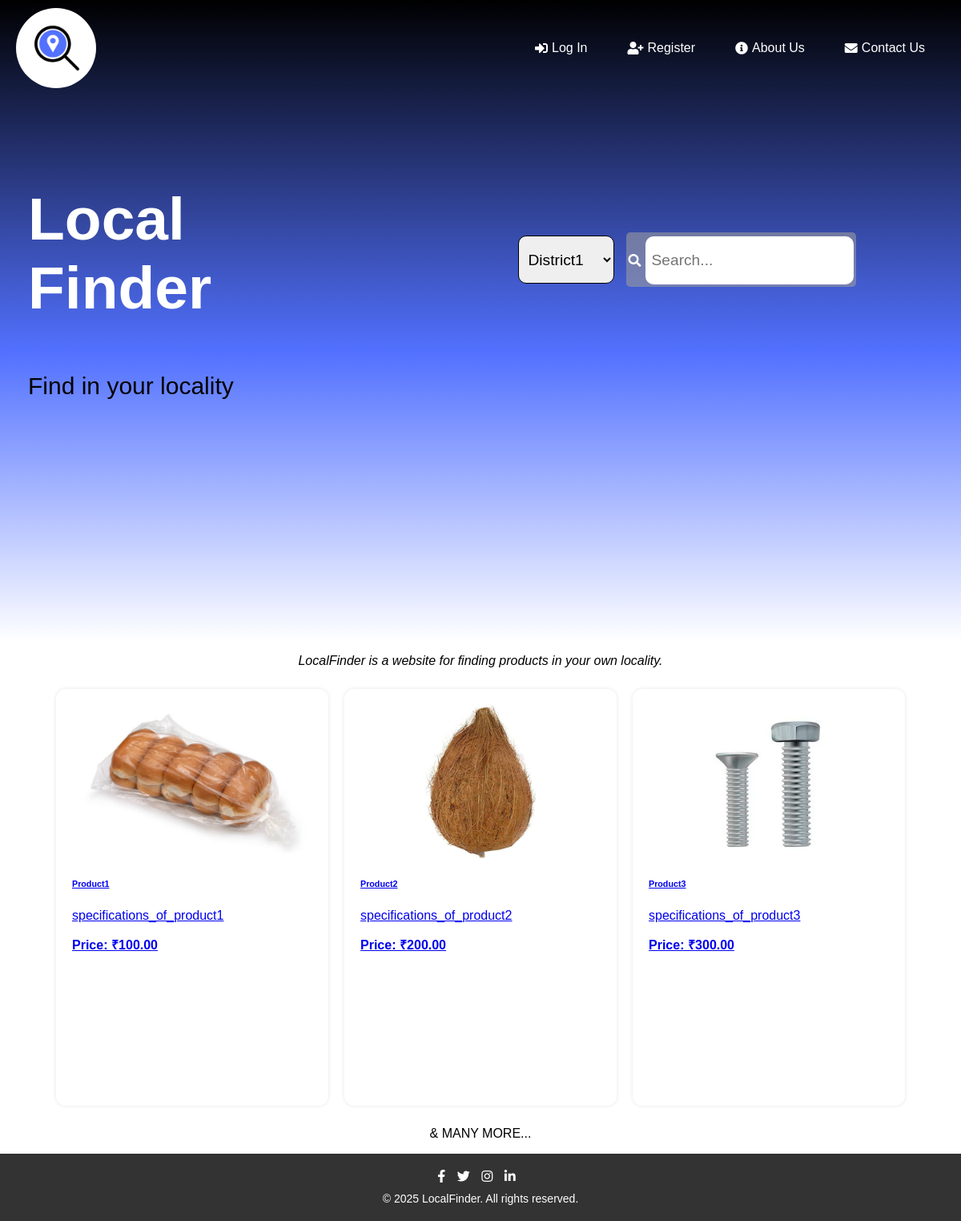
The page /CurrentVersion/index.php on the database its author committed.
### tables this page shows
CREATE TABLE `product` (
  `Pid` varchar(255) NOT NULL,
  `Pname` varchar(255) NOT NULL,
  `specifications` varchar(255) DEFAULT NULL,
  `Price` decimal(8,2) DEFAULT NULL,
  `images` text NOT NULL
);

### CurrentVersion/index.php (the view, shortened to what this page needs)
<?php
require_once "pdo.php";
try {
    $stmt = $pdo->prepare('SELECT * FROM product LIMIT 3');
    $stmt->execute();
    $results = $stmt->fetchAll(PDO::FETCH_ASSOC);
} catch (PDOException $e) {
    error_log("Database error: " . $e->getMessage());
    $results = [];
}
?>
<!DOCTYPE html>
<html lang="en">
<head>
    <link rel="stylesheet" href="styles/style1.css" />
    <link rel="stylesheet" href="https://cdnjs.cloudflare.com/ajax/libs/font-awesome/5.15.3/css/all.min.css" />
</head>
<body>
    <section id="first_page">
        <header>
            <div id="logo_1"></div>
            <nav>
                <div class="before_login"><a href="login.php"><i class="fas fa-sign-in-alt"></i> Log In</a></div>
                <div class="before_login"><a href="user_reg.php"><i class="fas fa-user-plus"></i> Register</a></div>
                <div><a href="about.php"><i class="fas fa-info-circle"></i> About Us</a></div>
                <div><a href="contact.php"><i class="fas fa-envelope"></i> Contact Us</a></div>
            </nav>
        </header>
        <div id="container">
            <div id="brand_name">
                <h1>Local<br>Finder</h1>
                <p>Find in your locality</p>
            </div>
            <div id="Left">
                <select name="locate" id="locate">
                    <?php
                    try {
                        $stmt = $pdo->query("SELECT DISTINCT District FROM shop");
                        while ($row = $stmt->fetch(PDO::FETCH_ASSOC)) {
                            $city = htmlspecialchars($row['District']);
                            echo "<option value=\"$city\">$city</option>";
                        }
                    } catch (PDOException $e) {
                        echo "<option disabled>Error loading cities</option>";
                        error_log("City fetch error: " . $e->getMessage());
                    }
                    ?>
                </select>
                <div id="search_box">
                    <i class="fas fa-search"></i>
                    <input type="text" id="search" placeholder="Search..." />
                </div>
            </div>
        </div>
    </section>
    <section class="brief">
        <p align="center"><em>LocalFinder is a website for finding products in your own locality.</em></p>
    </section>
    <section class="main-content">
        <section class="recommendations">
            <?php if ($results): ?>
                <?php foreach ($results as $result): ?>
                    <a href="product1.php?pid=<?= htmlspecialchars($result['Pid']) ?>">
                        <div class="product">
                            <img class="pic" src="<?= htmlspecialchars($result['images']) ?>" alt="<?= htmlspecialchars($result['Pname']) ?>">
                            <div class="description">
                                <h6><?= htmlspecialchars($result['Pname']) ?></h6>
                                <p><?= htmlspecialchars($result['specifications']) ?></p>
                            </div>
                            <b>Price: ₹<?= htmlspecialchars($result['Price']) ?></b>
                        </div>
                    </a>
                <?php endforeach; ?>
            <?php else: ?>
                <p>No products found.</p>
            <?php endif; ?>
        </section>
        <p align="center">& MANY MORE...</p>
    </section>
    <footer>
        <div class="social-icons">
            <a href="#"><i class="fab fa-facebook-f"></i></a>
            <a href="#"><i class="fab fa-twitter"></i></a>
            <a href="#"><i class="fab fa-instagram"></i></a>
            <a href="#"><i class="fab fa-linkedin-in"></i></a>
        </div>
        <div class="copyright">
            &copy; 2025 LocalFinder. All rights reserved.
        </div>
    </footer>
</body>
</html>

### CurrentVersion/styles/style1.css (style rules this page uses)
body { margin: 0; padding: 0; font-family: Arial, sans-serif; transition: background-color 0.3s ease; }
#first_page { height: 100vh; width: 100vw; background: rgb(0,0,0); background: -moz-linear-gradient( rgba(0,0,0,1) 0%, rgba(82,113,255,1) 55%, rgba(255,255,255,1) 100%); background: -webkit-linear-gradient( rgba(0,0,0,1) 0%, rgba(82,113,255,1) 55%, rgba(255,255,255,1) 100%); background: linear-gradient( rgba(0,0,0,1) 0%, rgba(82,113,255,1) 55%, rgba(255,255,255,1) 100%); filter: progid:DXImageTransform.Microsoft.gradient(startColorstr="#000000",endColorstr="#ffffff",GradientType=1); }
#container { display: flex; flex-direction: row; justify-content: space-between; }
#brand_name { box-sizing : border-box; width: 40vw; font-size: 50px; animation: fadeIn 1s ease-in-out; }
#brand_name>h1 { display: block; padding-top: 10%; padding-left: 35px; color: #fff; }
#brand_name>p { font-size: 30px; padding-left: 35px; color: black; }
#Left { box-sizing : border-box; width: 60vw; padding-left: 35px; display: flex; align-items: center; justify-content: center; gap: 15px; }
#logo_1 { width: 100px; height: 100px; background-image: url("icon_no_text.png"); background-blend-mode: dark; background-size: cover; background-position: center; border-radius: 50%; transition: transform 0.3s ease-in-out; }
header { display: flex; align-items: center; justify-content: space-between; padding: 10px 20px; }
nav { display: flex; }
header > div { display: flex; }
nav > div { margin-left: 10px; margin-right: 10px; }
nav > div > a { text-decoration: none; color: white; padding: 10px 15px; border-radius: 5px; transition: background-color 0.3s ease, color 0.3s ease; display: flex; align-items: center; }
nav > div > a i { margin-right: 5px; }
#left i { color: white; margin-right: 5px; }
#search { padding: 8px; border-radius: 10px; height: 60px; width: 260px; border: none; box-sizing: border-box; font-size: larger; transition: box-shadow 0.3s ease; }
#search_box { background-color: #9f9f9f91; padding: 5px 3px 3px 3px; border-radius: 5px; display: flex; align-items: center; }
#locate { box-sizing: border-box; border: 1px solid black; border-radius: 10px; padding: 8px; height: 60px; width: 120px; font-size: larger; cursor: pointer; transition: border-color 0.3s ease; }
footer { background-color: #333; color: #fff; padding: 20px; text-align: center; transition: background-color 0.3s ease; }
.social-icons { margin-bottom: 10px; }
.social-icons a { color: #fff; margin-right: 10px; transition: color 0.3s ease, transform 0.3s ease; }
.copyright { font-size: 14px; }
.product { background-color: #fff; border-radius: 12px; box-shadow: 0 0 5px rgba(0, 0, 0, 0.1); margin: 10px; padding: 20px; width: 300px; transition: box-shadow 0.3s ease; height: 60vh; }
.pic { background-position: center; background-size:contain; background-repeat: no-repeat; height: 40%; display: block; margin: auto; transition: transform 0.5s ease; }
.description { margin-top: 10px; }
.recommendations { display: flex; flex-wrap: wrap; justify-content: center; }
.recommendations p { margin-top: 20px; }

### rows shown on the page
product: images (picture), Pname "Product1", specifications "specifications_of_product1", Price "100.00"
product: images (picture), Pname "Product2", specifications "specifications_of_product2", Price "200.00"
product: images (picture), Pname "Product3", specifications "specifications_of_product3", Price "300.00"

### other values the page prints
form field locate "District1"
